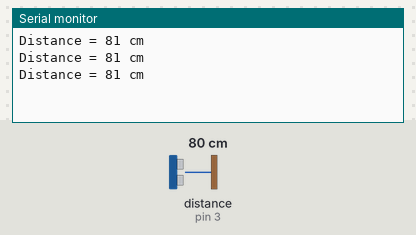
Recording of a sketch running on a simulated Arduino Uno, built with avr-gcc and run on an emulated ATmega328P. Parts: the last lines printed to the serial monitor. The inputs (shaded band) are chosen by the test bench; at power-on: distance to the obstacle (sensor on pin 3) 80 cm. The echo pulse lasts 58.3 µs per cm.

Above: at 1.3 s.
1.4 s: distance to the obstacle (sensor on pin 3) set to 2 cm
At 1.9 s:
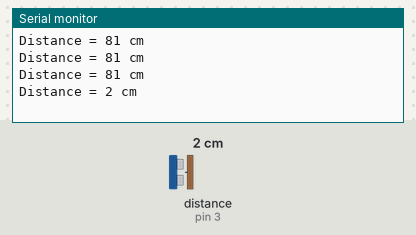
2.9 s: distance to the obstacle (sensor on pin 3) set to 4 cm
At 3.4 s:
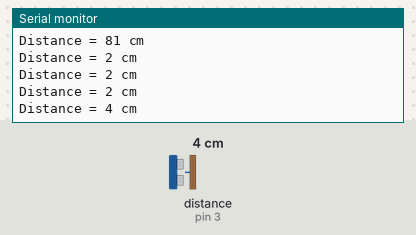
Timing chart, 0 to 5.9 s (numbered marks = the images above; inputs shaded):
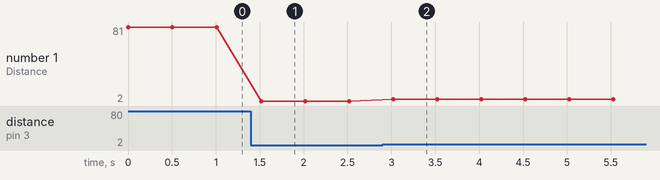

Measured:
- after the input at 1.4 s, the serial monitor: prints a new line after 0.12 s (image 1)
- after the input at 2.9 s, the serial monitor: prints a new line after 0.12 s (image 2)
- plotted number 1: 81 → 2 after the input at 1.4 s, 2 → 4 after the input at 2.9 s

The sketch:

UltrasonicLibrary.ino
```cpp
#include "NewPing.h"
#define TrigPin 2
#define EchoPin 3
#define MaxDistance 400
NewPing sonar(TrigPin, EchoPin, MaxDistance);
void setup() {
  // put your setup code here, to run once:
  Serial.begin(9600);
}

void loop() {
  // put your main code here, to run repeatedly:
Serial.print("Distance = ");
Serial.print(sonar.ping_cm());
Serial.println(" cm");
delay(500);
}
```
